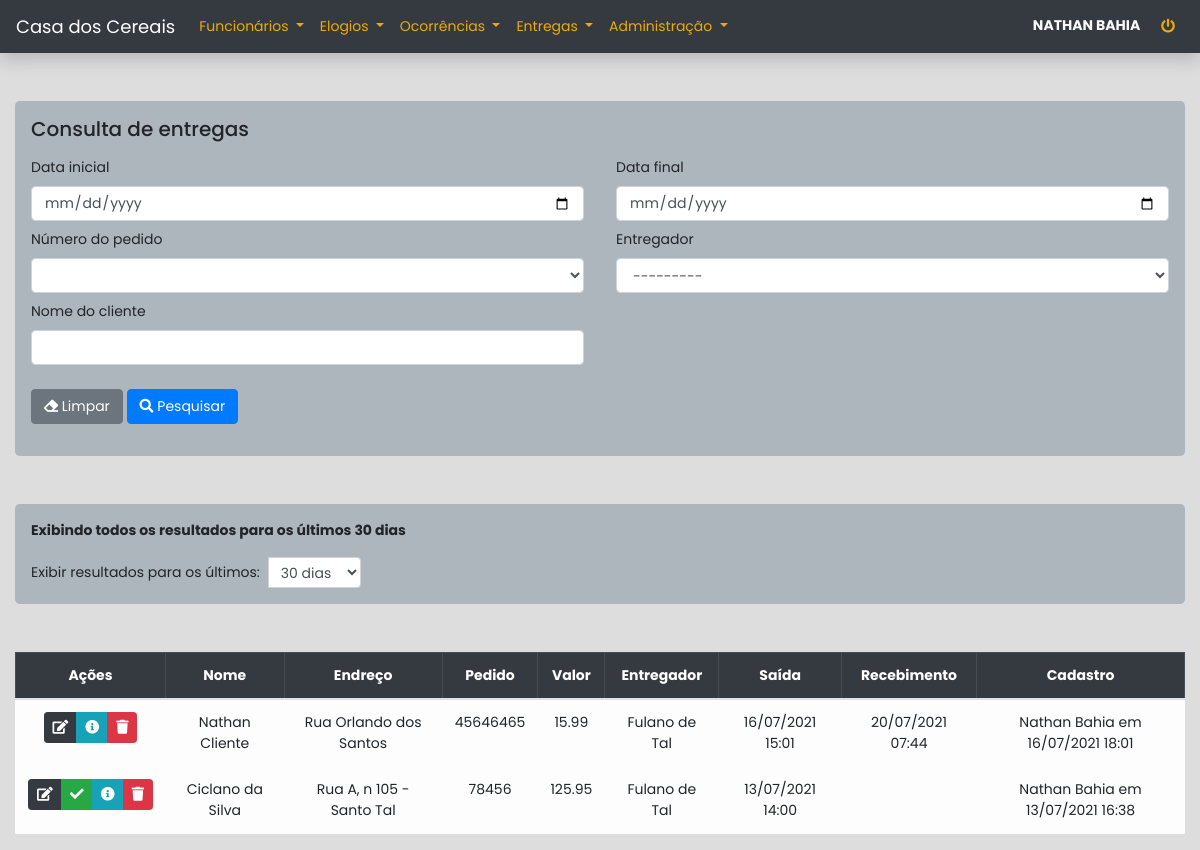
Screenshot of /entregas/consulta (signed in) with the database file from the repository.
### apps/entregas/models.py (models this page shows, shortened)
class Entrega(Base):
    nome_cliente = models.CharField(max_length=255)
    endereco_cliente = models.CharField(max_length=255)
    numero_pedido = models.CharField(max_length=255)
    valor_pedido = models.DecimalField(max_digits=10, decimal_places=2)
    saida_pedido = models.DateTimeField()
    filial_pedido = models.ForeignKey('core.Filial', on_delete=models.CASCADE)
    recebimento_pedido = models.DateTimeField(blank=True, null=True)
    detalhes_pedido = models.TextField(blank=True, null=True)
    observacao_final = models.TextField(blank=True, null=True)
    usuario_recebimento = models.ForeignKey(User, on_delete=models.SET_NULL, blank=True, null=True, related_name='usuario_recebimento')
    entregador = models.ForeignKey(Entregador, on_delete=models.SET_NULL, null=True)
    is_active = ObjAtivosManager()
    class Meta:
        ordering = ['saida_pedido']
    @property
    def recebida(self):
        if self.usuario_recebimento:
            return True
        return False

class Entregador(Base):
    nome = models.CharField(max_length=255)
    filial = models.ForeignKey('core.Filial', on_delete=models.CASCADE)
    telefone = models.CharField(max_length=20, blank=True, null=True)
    veiculo = models.CharField(max_length=255, blank=True, null=True)
    placa = models.CharField(max_length=20, blank=True, null=True)
    is_active = ObjAtivosManager()
    def __str__(self):
        return self.nome
    class Meta:
        ordering = ['nome']
        verbose_name = 'Entregador'
        verbose_name_plural = 'Entregadores'

### apps/entregas/views.py (the view, shortened to what this page needs)
# urls.py: path('consulta', views.consulta_entregas, name='consulta_entregas'),
@login_required
def consulta_entregas(request):
    usuario = request.user.perfil.latest('id')
    consulta = False
    dias = 30 if request.GET.get('dias') not in ['30', '60', '90', '120'] else request.GET.get('dias')
    data_range = utils.get_data_range(dias)
    filtros = {
        'saida_pedido__range': data_range,
        'filial_pedido': usuario.filial
    }
    query = models.Entrega.is_active.filter(**filtros).order_by('-criacao')
    form = forms.ConsultaEntregaForm(
        usuario=usuario,
        data=request.GET
    )
    context = {
        'form': form,
        'dias': dias,
        'consulta': consulta,
        'filtros': filtros,
        'entregas': query
    }
    return render(request, 'entregas/consultas.html', context)

### apps/core/context_processors.py (called while the page is built)
def usuario(request):
    if not request.user.is_authenticated:
        return {}
    context = {'usuario': {}}
    perfil = request.user.perfil.order_by('id').last()
    if perfil:
        context['usuario']['filial'] = perfil.filial
        context['usuario']['filiais'] = models.Filial.is_active.all()
        if perfil.tipo == '2':
            context['usuario']['administrador'] = True
    return context

### apps/core/models.py (called while the page is built)
    def get_queryset(self):
        return super(ObjAtivosManager, self).get_queryset().filter(ativo=True)

    @property
    def cadastro(self):
        if self.usuario:
            return f"{self.usuario.get_full_name()} em {self.criacao.strftime('%d/%m/%Y %H:%M')}"
        return f"Usuário excluído em {self.criacao.strftime('%d/%m/%Y')}"

### apps/core/utils.py (called while the page is built)
def get_data_range(dias: int, convert=False) -> list:
    presente = datetime.today().date()
    passado = presente - timedelta(days=int(dias))
    if convert:
        return [convert_date_to_datetime(passado), convert_date_to_datetime(presente, inicio=False)]
    return [passado, presente]

### apps/entregas/templates/entregas/consultas.html (shortened to what this page needs)
{% extends 'core/base.html' %}
{% load bootstrap4 %}
{% block content %}
<div class="container-fluid">
    <form method='get' class='my-5 jumbotron p-3' autocomplete="off">
        <h5>Consulta de entregas</h5>
        <div class="row mx-0 mt-3">
            <div class="col-12 col-sm-6 px-0 pr-sm-3">
                <div class="form-group mb-2">
                    <label for="{{ form.data_inicial.id_for_label }}">{{ form.data_inicial.label }}</label>
                    {{ form.data_inicial }}
                </div>
            </div>
            <div class="col-12 col-sm-6 px-0 pl-sm-3">
                <div class="form-group mb-2">
                    <label for="{{ form.data_final.id_for_label }}">{{ form.data_final.label }}</label>
                    {{ form.data_final }}
                </div>
            </div>
            <div class="col-12 col-sm-6 px-0 pr-sm-3">
                <div class="form-group mb-2">
                    <label for="{{ form.pedido.id_for_label }}">{{ form.pedido.label }}</label>
                    {{ form.pedido }}
                </div>
            </div>
            <div class="col-12 col-sm-6 px-0 pl-sm-3">
                <div class="form-group mb-2">
                    <label for="{{ form.entregador.id_for_label }}">{{ form.entregador.label }}</label>
                    {{ form.entregador }}
                </div>
            </div>
            <div class="col-12 col-sm-6 px-0 pr-sm-3">
                <div class="form-group mb-2">
                    <label for="{{ form.cliente.id_for_label }}">{{ form.cliente.label }}</label>
                    {{ form.cliente }}
                </div>
            </div>
            <div class="col-12 my-3 px-0">
                <button type="reset" class="btn btn-secondary">
                    <i class="fas fa-eraser"></i> Limpar
                </button>
                <button type="submit" class="btn btn-primary">
                    <i class="fas fa-search"></i> Pesquisar
                </button>
            </div>
        </div>
    </form>
    {% if entregas %}
        {% include 'core/utils/consulta_range_dias.html' %}
        <div class="table-responsive mt-5">
            <table class="table table-bordered text-center">
                <thead class="table-dark">
                    <tr>
                        <th>Ações</th>
                        <th>Nome</th>
                        <th>Endreço</th>
                        <th>Pedido</th>
                        <th>Valor</th>
                        <th>Entregador</th>
                        <th>Saída</th>
                        <th>Recebimento</th>
                        <th>Cadastro</th>
                    </tr>
                </thead>
                <tbody class="table-light">
                    {% for entrega in entregas %}
                        <tr>
                            <td>
                                <div class="btn-group">
                                    <a href="{% url "entregas:edit_entregas" entrega.id %}" class="btn btn-sm btn-dark"><i class="fas fa-edit"></i></a>
                                    {% if not entrega.recebida %}
                                        <button class="btn btn-sm btn-success btn-finaliza-entrega" data-entrega="{{ entrega.id }}"><i class="fas fa-check"></i></button>
                                    {% endif %}
                                    <button class="btn btn-sm btn-info btn-info-entrega" data-entrega="{{ entrega.id }}"><i class="fas fa-info-circle"></i></button>
                                    <button class="btn btn-sm btn-danger btn-delete-entrega" data-entrega="{{ entrega.id }}"><i class="fas fa-trash"></i></button>
                                </div>
                            </td>
                            <td>{{ entrega.nome_cliente }}</td>
                            <td>{{ entrega.endereco_cliente }}</td>
                            <td>{{ entrega.numero_pedido }}</td>
                            <td>{{ entrega.valor_pedido }}</td>
                            <td>{{ entrega.entregador.nome }}</td>
                            <td>{{ entrega.saida_pedido|date:'d/m/Y H:i' }}</td>
                            <td>{{ entrega.recebimento_pedido|date:'d/m/Y H:i' }}</td>
                            <td>{{ entrega.cadastro }}</td>
                        </tr>
                    {% endfor %}
                </tbody>
            </table>
        </div>
    {% endif %}
</div>
{% endblock content %}

### apps/core/templates/core/base.html (shortened to what this page needs)
{% load static %}
<!DOCTYPE html>
{% load bootstrap4 %}
<html lang="pt-br">
    <head>
        <link rel="stylesheet" href="https://use.fontawesome.com/releases/v5.0.13/css/all.css">
        {% bootstrap_css %}
    </head>
    <body>
    <nav class="navbar navbar-expand-lg navbar-dark bg-dark shadow mb-5">
        <a class="navbar-brand" href="{% url 'core:index' %}">Casa dos Cereais</a>
        <div class="collapse navbar-collapse" id="navbarSupportedContent">
            <ul class="navbar-nav mr-auto">
                <li class="nav-item dropdown">
                    <a class="nav-link dropdown-toggle text-warning" href="#" id="dropFuncionarios" role="button"
                       data-toggle="dropdown" aria-haspopup="true" aria-expanded="false">
                        Funcionários
                    </a>
                </li>
                <li class="nav-item dropdown text-warning">
                    <a class="nav-link dropdown-toggle text-warning" href="#" id="dropElogios" role="button"
                       data-toggle="dropdown" aria-haspopup="true" aria-expanded="false">
                        Elogios
                    </a>
                </li>
                <li class="nav-item dropdown">
                    <a class="nav-link dropdown-toggle text-warning" href="#" id="dropOcorrencias" role="button"
                       data-toggle="dropdown" aria-haspopup="true" aria-expanded="false">
                        Ocorrências
                    </a>
                </li>
                <li class="nav-item dropdown">
                    <a class="nav-link dropdown-toggle text-warning" href="#" id="dropEntregas" role="button"
                       data-toggle="dropdown" aria-haspopup="true" aria-expanded="false">
                        Entregas
                    </a>
                </li>
                <li class="nav-item dropdown">
                    <a class="nav-link dropdown-toggle text-warning" href="#" id="dropAdm" role="button"
                       data-toggle="dropdown" aria-haspopup="true" aria-expanded="false">
                        Administração
                    </a>
                </li>
            </ul>
            <div class="text-light text-sm-right">
                <b>{{ request.user.get_full_name|upper }}</b>
                <a class='btn btn-sm ml-2' href="{% url 'usuarios:logout' %}" data-toggle="tooltip" title="Sair do sistema">
                    <i class="fas fa-power-off text-warning"></i>
                </a>
            </div>
        </div>
    </nav>
    {% block content %} {% endblock %}
    </body>
</html>

### apps/core/templates/core/base.html (style rules this page uses)
body, a, .btn, .form-control { font-family: 'Poppins', sans-serif; font-size: 14px !important; }
body { background-color: #DDD; }
.jumbotron { background-color: #adb5bd !important; }
.navbar-brand { font-size: 18px !important; }
.text-warning { color: #ecac05 !important; }
.btn-danger, .alert-danger { background: #dc3545 !important; }

### rows the page displays
Entrega: nome_cliente "Nathan Cliente", endereco_cliente "Rua Orlando dos Santos", numero_pedido "45646465", valor_pedido "15.99", entregador.nome "Fulano de Tal", saida_pedido "16/07/2021 15:01", recebimento_pedido "20/07/2021 07:44", cadastro "Nathan Bahia em 16/07/2021 18:01"
Entrega: nome_cliente "Ciclano da Silva", endereco_cliente "Rua A, n 105 - Santo Tal", numero_pedido "78456", valor_pedido "125.95", entregador.nome "Fulano de Tal", saida_pedido "13/07/2021 14:00", cadastro "Nathan Bahia em 13/07/2021 16:38"

### other values shown
{{ request.user.get_full_name|upper }} "NATHAN BAHIA"
{{ dias }} "30"
